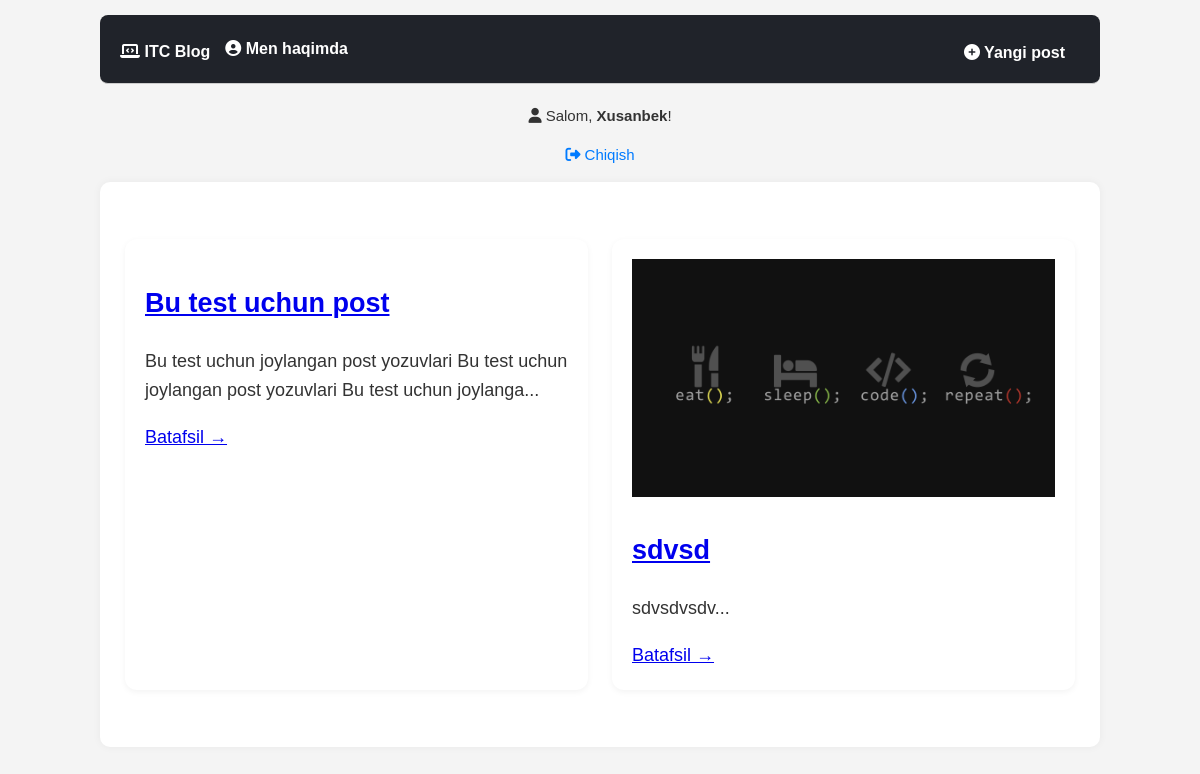
The page / (signed in) on the database its author committed.
### blog/models.py (models this page shows, shortened)
class Post(models.Model):
    title = models.CharField(max_length=200)
    author = models.ForeignKey(
        'auth.User',
        on_delete=models.CASCADE,
    )
    body = models.TextField()
    image = models.ImageField(upload_to='post_images/', null=True, blank=True)

### blog/views.py (the view)
# urls.py: path('', BlogListView.as_view(), name='home'),
class BlogListView(ListView):
    model = Post
    template_name = 'home.html'

### templates/home.html
{% extends 'base.html' %}
{% block content %}
  <section class="post-list">
    {% for post in object_list %}
      <article class="post-card">
        {% if post.image %}
          <div class="post-image">
            <img src="{{ post.image.url }}" alt="Post image" style="max-width: 100%; height: auto;">
          </div>
        {% endif %}
        <h2><a href="{% url 'post_detail' post.pk %}">{{ post.title }}</a></h2>
        <p>{{ post.body|slice:":100" }}...</p>
        <a class="read-more" href="{% url 'post_detail' post.pk %}">Batafsil →</a>
      </article>
    {% empty %}
      <p>Hozircha hech qanday post mavjud emas.</p>
    {% endfor %}
  </section>
{% endblock content %}

### templates/base.html (shortened to what this page needs)
<!DOCTYPE html>
{% load static %}
<html lang="uz">
<head>
  <link rel="stylesheet" href="https://cdnjs.cloudflare.com/ajax/libs/font-awesome/6.5.0/css/all.min.css">
<link rel="stylesheet" href="{% static 'css/base.css' %}">
</head>
<body>
  <div class="container">
    <header class="site-header">
      <div class="nav-left">
        <h1><a href="{% url 'home' %}"><i class="fas fa-laptop-code"></i> ITC Blog</a></h1>
        <a href="{% url 'about' %}"><i class="fas fa-user-circle"></i> Men haqimda</a>
      </div>
      <div class="nav-right">
        <a href="{% url 'post_new' %}"><i class="fas fa-plus-circle"></i> Yangi post</a>
      </div>
    </header>
    <div class="auth-block">
      {% if user.is_authenticated %}
        <p><i class="fas fa-user"></i> Salom, <strong>{{ user.username }}</strong>!</p>
        <p><a href="{% url 'logout' %}"><i class="fas fa-sign-out-alt"></i> Chiqish</a></p>
      {% else %}
        <p>
          <a href="{% url 'login' %}"><i class="fas fa-sign-in-alt"></i> Kirish</a> |
          <a href="{% url 'signup' %}"><i class="fas fa-user-plus"></i> Ro‘yxatdan o‘tish</a>
        </p>
      {% endif %}
    </div>
    <main>
      {% block content %}
      {% endblock content %}
    </main>
  </div>
</body>
</html>

### static/css/base.css (style rules this page uses)
:root { --color-primary: #228B22; --color-accent: #007bff; --color-hover: #e60023; --text-color: #333; --border-color: #ccc; --font-family: 'Noto Sans JP', sans-serif; --bg-light: #f9f9f9; --card-radius: 12px; --shadow-light: 0 2px 6px rgba(0, 0, 0, 0.05); --shadow-hover: 0 6px 16px rgba(0, 0, 0, 0.1); }
body { font-family: var(--font-family); font-size: clamp(1rem, 1.5vw, 1.125rem); color: var(--text-color); background-color: var(--bg-light); margin: 0; padding: 0 1rem; line-height: 1.6; }
header { display: flex; flex-wrap: wrap; justify-content: space-between; align-items: center; padding: 1rem 0; background: #fff; border-bottom: 1px solid var(--border-color); }
header h1 a { color: var(--color-primary); text-decoration: none; transition: 0.3s; }
.nav-right { display: flex; flex-wrap: wrap; gap: 1rem; margin-top: 0.5rem; }
.post-entry, .post-card { background: #fff; border-radius: var(--card-radius); box-shadow: var(--shadow-light); padding: 1.25rem; transition: all 0.3s ease; }
.post-list { display: grid; grid-template-columns: repeat(auto-fit, minmax(280px, 1fr)); gap: 1.5rem; padding: 2rem 0; }

### templates/base.html (style rules this page uses)
body { font-family: 'Noto Sans JP', sans-serif; background-color: #f4f4f4; margin: 0; padding: 0; }
.container { max-width: 1000px; margin: auto; padding: 15px; }
.site-header { display: flex; flex-wrap: wrap; justify-content: space-between; align-items: center; background-color: #20232a; color: white; padding: 15px 20px; border-radius: 8px; margin-bottom: 20px; }
.site-header h1 { margin: 0; font-size: 1.5rem; }
.nav-left, .nav-right { display: flex; align-items: center; flex-wrap: wrap; }
.nav-left a, .nav-right a { color: white; text-decoration: none; margin-right: 15px; font-weight: bold; font-size: 1rem; }
.auth-block { margin-bottom: 15px; font-size: 15px; text-align: center; }
.auth-block a { color: #007bff; text-decoration: none; }
main { background-color: white; padding: 25px; border-radius: 10px; box-shadow: 0 0 8px rgba(0,0,0,0.05); }

### rows shown on the page
Post: title "Bu test uchun post", body "Bu test uchun joylangan post yozuvlari Bu test uchun joylangan post yozuvlari Bu test uchun joylanga"
Post: image (picture), title "sdvsd", body "sdvsdvsdv"

### other values the page prints
{{ user.username }} "Xusanbek"
